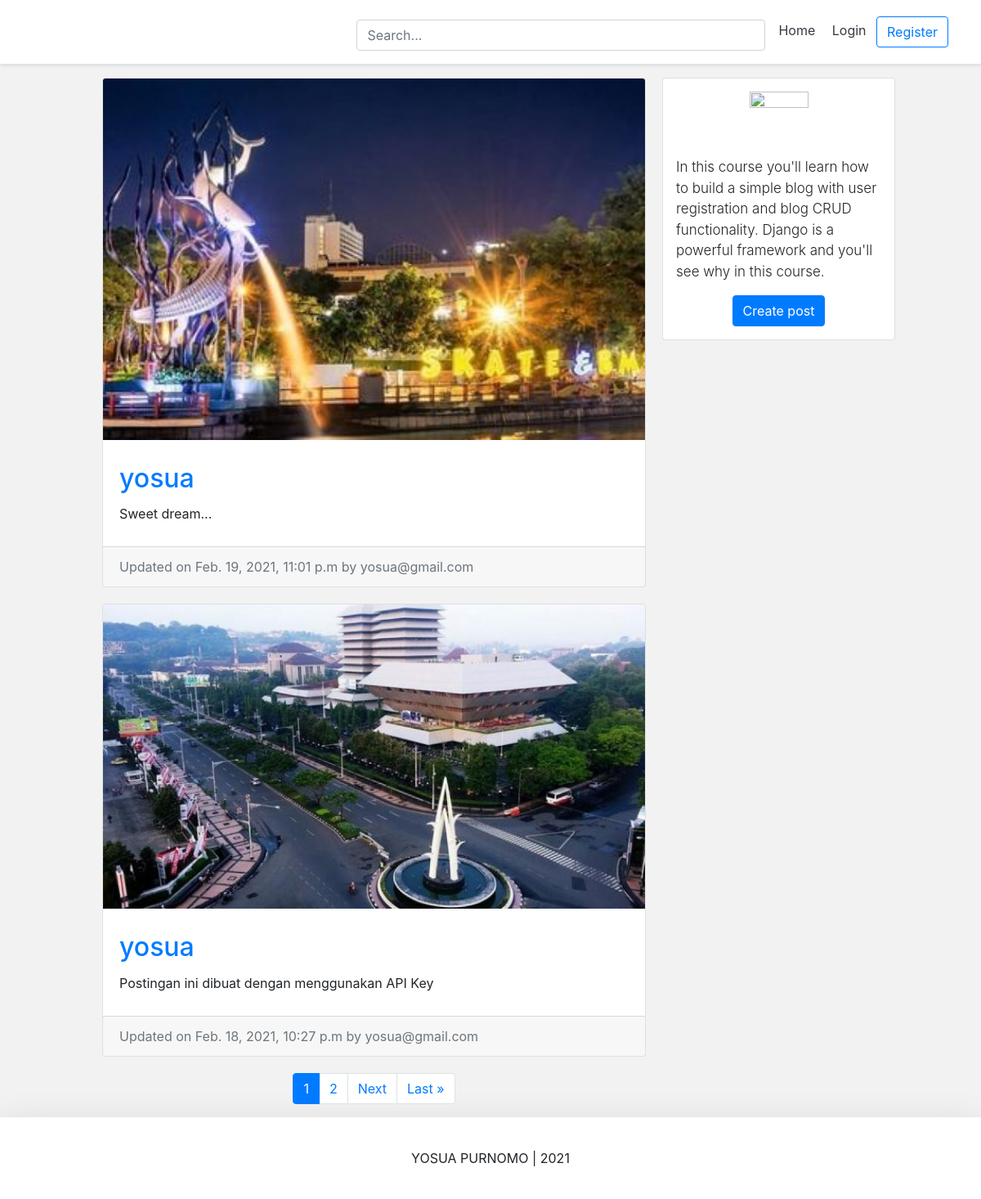
The page / on the database its author committed.
### Post/models.py (models this page shows, shortened)
class PostModel(models.Model):
	caption			= models.TextField(max_length=5000, null=False, blank=True)
	image			= models.ImageField(upload_to=upload_location, null=False, blank=True)
	date_published	= models.DateTimeField(auto_now_add=True, verbose_name='date published')
	date_updated	= models.DateTimeField(auto_now=True, verbose_name='date updated')
	author			= models.ForeignKey(settings.AUTH_USER_MODEL, on_delete=models.CASCADE)
	slug 			= models.SlugField(blank=True, unique=True)

### Account/models.py (models this page shows, shortened)
class Account(AbstractBaseUser):
	email 			= models.EmailField(verbose_name='email', max_length=60, unique=True)
	username 		= models.CharField(max_length=30, unique=True)
	date_joined		= models.DateTimeField(verbose_name='date joined', auto_now_add=True)
	last_login		= models.DateTimeField(verbose_name='last login', auto_now=True)
	is_admin		= models.BooleanField(default=False)
	is_active		= models.BooleanField(default=True)
	is_staff		= models.BooleanField(default=False)
	is_superuser	= models.BooleanField(default=False)
	USERNAME_FIELD = 'email'
	REQUIRED_FIELDS = ['username']
	objects = AccountManage()
	def __str__(self):
		return self.email

### Personal/views.py (the view)
# urls.py: path('', home_view.as_view(), name="home"),
class home_view(ListView):
	page_kwarg = 'page'
	paginate_by = 2
	context_object_name = 'post_model'
	model = PostModel
	template_name = 'personal/home.html'
	ordering = '-date_published'
	def get_context_data(self, **kwargs):
		search = self.request.GET.get('q', '')
		self.extra_context = {
			'query':str(search)
			}
		print(self.extra_context)
		return super().get_context_data(**kwargs)
	def get_queryset(self):
		search = self.request.GET.get('q', False)
		if search:
			self.querset = self.model.objects.filter(
							Q(caption__icontains=search) |
							 Q(author__username=search)
							 )
			return self.querset
		return super().get_queryset()

### Personal/templates/personal/home.html (shortened to what this page needs)
{% extends 'base.html' %}
{% load static %}
{% block content %}
<link rel="stylesheet" type="text/css" href="{% static "personal/home.css" %}">
<div class="container">
	<div class="row">
		<div class="left-column col-lg-7 offset-lg-1">
				{% for post in post_model %}
					<div class="blog-post-container">
						{% include 'post/snippets/blog_post_snippet.html' with post_model=post %}
					</div>
				{% endfor %}
			{% include 'post/snippets/blog_post_pagination.html' with post_model=post_model %}
		</div>
		<div class="right-column col-lg-3 d-lg-flex d-none flex-column">
			<div class="card create-post-bar d-flex flex-column p-3">
				<img class="img-fluid d-block m-auto pb-2" src="{% static 'codingwithmitch_logo.png' %}" width="72" height="72">
				<p class="lead">In this course you'll learn how to build a simple blog with user registration and blog CRUD functionality. Django is a powerful
  					framework and you'll see why in this course.</p>
				<p class="m-auto"><a class="btn btn-primary" href="{% url 'post:create' %}">Create post</a></p>
			</div>
		</div>
	</div>
</div>
{% endblock content %}

### templates/base.html (shortened to what this page needs)
{% load static %}
<!DOCTYPE html>
<html lang=en>
<head>
	<link rel="stylesheet" href="https://stackpath.bootstrapcdn.com/bootstrap/4.3.1/css/bootstrap.min.css">
</head>
<body>
{% include 'snippets/header.html' %}
<link rel="stylesheet" type="text/css" href="{% static "css/base.css" %}">
<div class="main">
	{% block content %}
	{% endblock content %}
</div>
{% include 'snippets/footer.html' %}
</body>
</html>

### templates/snippets/header.html (shortened to what this page needs)
{% load static %}
<link rel="stylesheet" type="text/css" href="{% static "css/header.css" %}">
<div class="d-flex flex-column flex-md-row align-items-center p-3 px-md-4 mb-3 bg-white border-bottom shadow-sm">
  <div class="search-bar mt-sm-2 mr-2">
  	<form onsubmit="return executeQuery();">
  		<input type="text" class="form-control" name="q" id="id_q" placeholder="Search...">
  	</form>
  </div>
  <nav class="my-2 my-md-0 mr-md-3">
  	{% if request.user.is_authenticated %}
	  	<a class="p-2 text-dark" href="{% url 'home' %}">Home</a>
	    <a class="p-2 text-dark" href="{% url 'account' %}">Account</a>
	    <a class="p-2 text-dark" href="{% url 'logout' %}">Logout</a>
	{% else %}
		<a class="p-2 text-dark" href="{% url 'home' %}">Home</a>
	    <a class="p-2 text-dark" href="{% url 'login' %}">Login</a>
	    <a class="btn btn-outline-primary" href="{% url 'register' %}">Register</a>
	{% endif %}
  </nav>
</div>

### Post/templates/post/snippets/blog_post_snippet.html (shortened to what this page needs)
{% load static %}
<link rel="stylesheet" type="text/css" href="{% static "post/blog_snippets.css" %}">
{% if post_model %}
<div class="container">
	<div class="row">
		<div class="card m-auto">
			<a href="{% url 'post:detail' post.slug %}">
				<img class="card-img-top" src="{{post_model.image.url}}">
			</a>
			<div class="card-body mt-2 mb-2">
				<a href="{% url 'post:detail' post.slug %}">
					<h2 class="card-title">{{post_model.author.username}}</h2>
				</a>
				<p class="card-text">{{post_model.caption|linebreaksbr|truncatechars:250}}</p>
			</div>
			<div class="card-footer text-muted">
			  Updated on {{post_model.date_updated}} by {{post_model.author}}
			</div>
		</div>
	</div>
</div>
{% endif %}

### Post/templates/post/snippets/blog_post_pagination.html (shortened to what this page needs)
{% load static %}
<div class="d-flex flex-column m-auto pagination mt-5">
<nav aria-label="Page navigation">
<ul class="pagination pg-grey justify-content-center">
	{% for i in page_obj.paginator.page_range %}
		{% if page_obj.number == i %}
			<li class="page-item active"><a class="page-link">{{ i }}</a></li>
		{% else %}
			<li class="page-item" ><a class="page-link" href="?{% if query %}q={{query}}&{% endif %}page={{ i }}">{{ i }}</a></li>
		{% endif %}
	{% endfor %}
    {% if page_obj.has_next %}
    	<li class="page-item">
		  <a class="page-link" href="?{% if query %}q={{query}}&{% endif %}page={{ page_obj.next_page_number }}">Next</a>
		</li>
		<li class="page-item">
		  <a class="page-link" href="?{% if query %}q={{query}}&{% endif %}page={{ page_obj.paginator.num_pages }}">Last &raquo;</a>
		</li>
    {% endif %}
</ul>
</nav>
</div>

### templates/snippets/footer.html (shortened to what this page needs)
{% load static %}
<link rel="stylesheet" type="text/css" href="{% static "css/footer.css" %}">
<div class="d-flex flex-row align-items-center footer bg-white shadow-lg">
	<p class="m-auto">YOSUA PURNOMO | 2021</p>
</div>

### static/css/header.css (style rules this page uses)
@media (min-width: 768px) { html { font-size: 16px; } }
.search-bar { max-width: 500px; width: 100%; }
form { width: 100%; }

### static/css/base.css (style rules this page uses)
.main { min-height: 100vh; height: 100%; }
body { background-color: #f2f2f2; }

### Personal/static/personal/home.css (style rules this page uses)
@media (min-width: 768px) { .right-column { margin-left: 20px; } }
.blog-post-container { margin-bottom: 20px; width: 100%; }
.create-post-bar { background-color: #fff; margin-bottom:20px; }
.left-column { padding:0px; }
.right-column { padding:0px; }
.lead { font-size: 17px; }

### Post/static/post/blog_snippets.css (style rules this page uses)
.card { max-width: 700px; width: 100%; }
.card-body { padding: 20px; }

### static/css/footer.css (style rules this page uses)
.footer { min-height: 100px; }

### rows shown on the page
PostModel: image (picture), author.username "yosua", caption "Sweet dream...", date_updated "Feb. 19, 2021, 11:01 p.m", author "yosua@gmail.com"
PostModel: image (picture), author.username "yosua", caption "Postingan ini dibuat dengan menggunakan API Key", date_updated "Feb. 18, 2021, 10:27 p.m", author "yosua@gmail.com"

### other values the page prints
{{ i }} "1"
{{ i }} "2"
